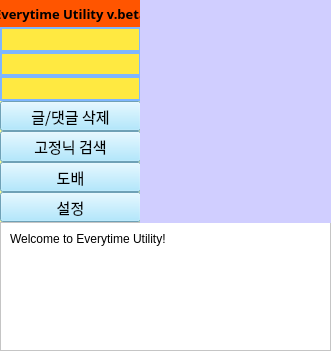
<?xml version="1.0" encoding="UTF-8"?>
<ui version="4.0">
 <class>MainWindow</class>
 <widget class="QMainWindow" name="MainWindow">
  <property name="geometry">
   <rect>
    <x>0</x>
    <y>0</y>
    <width>331</width>
    <height>351</height>
   </rect>
  </property>
  <property name="sizePolicy">
   <sizepolicy hsizetype="Fixed" vsizetype="Fixed">
    <horstretch>0</horstretch>
    <verstretch>0</verstretch>
   </sizepolicy>
  </property>
  <property name="minimumSize">
   <size>
    <width>331</width>
    <height>351</height>
   </size>
  </property>
  <property name="maximumSize">
   <size>
    <width>331</width>
    <height>351</height>
   </size>
  </property>
  <property name="windowTitle">
   <string>Util</string>
  </property>
  <property name="styleSheet">
   <string notr="true">background-color:rgb(250, 255, 151)</string>
  </property>
  <widget class="QWidget" name="centralwidget">
   <widget class="QTextEdit" name="progressTextEdit">
    <property name="geometry">
     <rect>
      <x>0</x>
      <y>222</y>
      <width>331</width>
      <height>129</height>
     </rect>
    </property>
    <property name="maximumSize">
     <size>
      <width>16777205</width>
      <height>16777215</height>
     </size>
    </property>
    <property name="styleSheet">
     <string notr="true">background-color: white;
padding:5px</string>
    </property>
    <property name="lineWrapMode">
     <enum>QTextEdit::WidgetWidth</enum>
    </property>
    <property name="readOnly">
     <bool>true</bool>
    </property>
    <property name="html">
     <string>&lt;!DOCTYPE HTML PUBLIC &quot;-//W3C//DTD HTML 4.0//EN&quot; &quot;http://www.w3.org/TR/REC-html40/strict.dtd&quot;&gt;
&lt;html&gt;&lt;head&gt;&lt;meta name=&quot;qrichtext&quot; content=&quot;1&quot; /&gt;&lt;style type=&quot;text/css&quot;&gt;
p, li { white-space: pre-wrap; }
&lt;/style&gt;&lt;/head&gt;&lt;body style=&quot; font-family:'Gulim'; font-size:9pt; font-weight:400; font-style:normal;&quot;&gt;
&lt;p style=&quot; margin-top:0px; margin-bottom:0px; margin-left:0px; margin-right:0px; -qt-block-indent:0; text-indent:0px;&quot;&gt;Welcome to Everytime Utility!&lt;/p&gt;&lt;/body&gt;&lt;/html&gt;</string>
    </property>
   </widget>
   <widget class="QWidget" name="verticalLayoutWidget">
    <property name="geometry">
     <rect>
      <x>0</x>
      <y>0</y>
      <width>141</width>
      <height>101</height>
     </rect>
    </property>
    <property name="font">
     <font>
      <pointsize>10</pointsize>
     </font>
    </property>
    <layout class="QVBoxLayout" name="infoLayout">
     <property name="spacing">
      <number>0</number>
     </property>
     <property name="topMargin">
      <number>0</number>
     </property>
     <item>
      <widget class="QLabel" name="titleLabel">
       <property name="sizePolicy">
        <sizepolicy hsizetype="Preferred" vsizetype="Preferred">
         <horstretch>0</horstretch>
         <verstretch>0</verstretch>
        </sizepolicy>
       </property>
       <property name="minimumSize">
        <size>
         <width>0</width>
         <height>27</height>
        </size>
       </property>
       <property name="font">
        <font>
         <family>Agency FB</family>
         <pointsize>10</pointsize>
         <weight>75</weight>
         <bold>true</bold>
        </font>
       </property>
       <property name="styleSheet">
        <string notr="true">background-color:rgb(255, 85, 0)</string>
       </property>
       <property name="text">
        <string>Everytime Utility v.beta</string>
       </property>
       <property name="alignment">
        <set>Qt::AlignCenter</set>
       </property>
      </widget>
     </item>
     <item>
      <widget class="QLabel" name="univLabel">
       <property name="sizePolicy">
        <sizepolicy hsizetype="Preferred" vsizetype="Preferred">
         <horstretch>0</horstretch>
         <verstretch>0</verstretch>
        </sizepolicy>
       </property>
       <property name="font">
        <font>
         <family>맑은 고딕</family>
         <pointsize>10</pointsize>
         <weight>75</weight>
         <bold>true</bold>
        </font>
       </property>
       <property name="styleSheet">
        <string notr="true">background-color: rgb(255, 233, 65);
border: 2px solid rgb(126, 182, 255);
color:rgb(8, 53, 255)</string>
       </property>
       <property name="text">
        <string/>
       </property>
       <property name="alignment">
        <set>Qt::AlignCenter</set>
       </property>
      </widget>
     </item>
     <item>
      <widget class="QLabel" name="nicknameLabel">
       <property name="font">
        <font>
         <family>맑은 고딕</family>
         <pointsize>10</pointsize>
         <weight>75</weight>
         <bold>true</bold>
        </font>
       </property>
       <property name="styleSheet">
        <string notr="true">background-color: rgb(255, 233, 65);
border: 2px solid rgb(126, 182, 255);
color:rgb(8, 53, 255)</string>
       </property>
       <property name="text">
        <string/>
       </property>
       <property name="alignment">
        <set>Qt::AlignCenter</set>
       </property>
      </widget>
     </item>
     <item>
      <widget class="QLabel" name="nameLabel">
       <property name="font">
        <font>
         <family>맑은 고딕</family>
         <pointsize>10</pointsize>
         <weight>75</weight>
         <bold>true</bold>
        </font>
       </property>
       <property name="styleSheet">
        <string notr="true">background-color: rgb(255, 233, 65);
border: 2px solid rgb(126, 182, 255);
color:rgb(8, 53, 255)</string>
       </property>
       <property name="text">
        <string/>
       </property>
       <property name="alignment">
        <set>Qt::AlignCenter</set>
       </property>
      </widget>
     </item>
    </layout>
   </widget>
   <widget class="QWidget" name="verticalLayoutWidget_2">
    <property name="geometry">
     <rect>
      <x>0</x>
      <y>101</y>
      <width>141</width>
      <height>121</height>
     </rect>
    </property>
    <layout class="QVBoxLayout" name="menuLayout">
     <property name="spacing">
      <number>0</number>
     </property>
     <property name="bottomMargin">
      <number>0</number>
     </property>
     <item>
      <widget class="QToolButton" name="deleteButton">
       <property name="sizePolicy">
        <sizepolicy hsizetype="Preferred" vsizetype="Preferred">
         <horstretch>0</horstretch>
         <verstretch>0</verstretch>
        </sizepolicy>
       </property>
       <property name="font">
        <font>
         <family>양재소슬체S</family>
         <pointsize>11</pointsize>
        </font>
       </property>
       <property name="styleSheet">
        <string notr="true">
background-color:rgb(156, 226, 255)</string>
       </property>
       <property name="text">
        <string>글/댓글 삭제</string>
       </property>
      </widget>
     </item>
     <item>
      <widget class="QToolButton" name="searchButton">
       <property name="sizePolicy">
        <sizepolicy hsizetype="Preferred" vsizetype="Preferred">
         <horstretch>0</horstretch>
         <verstretch>0</verstretch>
        </sizepolicy>
       </property>
       <property name="font">
        <font>
         <family>양재소슬체S</family>
         <pointsize>11</pointsize>
        </font>
       </property>
       <property name="styleSheet">
        <string notr="true">
background-color:rgb(156, 226, 255)</string>
       </property>
       <property name="text">
        <string>고정닉 검색</string>
       </property>
      </widget>
     </item>
     <item>
      <widget class="QToolButton" name="plasterButton">
       <property name="sizePolicy">
        <sizepolicy hsizetype="Preferred" vsizetype="Preferred">
         <horstretch>0</horstretch>
         <verstretch>0</verstretch>
        </sizepolicy>
       </property>
       <property name="font">
        <font>
         <family>양재소슬체S</family>
         <pointsize>11</pointsize>
         <weight>50</weight>
         <bold>false</bold>
        </font>
       </property>
       <property name="styleSheet">
        <string notr="true">
background-color:rgb(156, 226, 255)</string>
       </property>
       <property name="text">
        <string>도배</string>
       </property>
      </widget>
     </item>
     <item>
      <widget class="QToolButton" name="configButton">
       <property name="sizePolicy">
        <sizepolicy hsizetype="Preferred" vsizetype="Preferred">
         <horstretch>0</horstretch>
         <verstretch>0</verstretch>
        </sizepolicy>
       </property>
       <property name="font">
        <font>
         <family>양재소슬체S</family>
         <pointsize>11</pointsize>
        </font>
       </property>
       <property name="styleSheet">
        <string notr="true">
background-color:rgb(156, 226, 255)</string>
       </property>
       <property name="text">
        <string>설정</string>
       </property>
      </widget>
     </item>
    </layout>
   </widget>
   <widget class="QWidget" name="Form" native="true">
    <property name="geometry">
     <rect>
      <x>140</x>
      <y>0</y>
      <width>191</width>
      <height>223</height>
     </rect>
    </property>
    <property name="styleSheet">
     <string notr="true">background-color:rgb(208, 206, 255)</string>
    </property>
   </widget>
   <zorder>progressTextEdit</zorder>
   <zorder>verticalLayoutWidget</zorder>
   <zorder>verticalLayoutWidget_2</zorder>
   <zorder>Form</zorder>
   <zorder>textEdit</zorder>
  </widget>
 </widget>
 <resources/>
 <connections/>
</ui>
